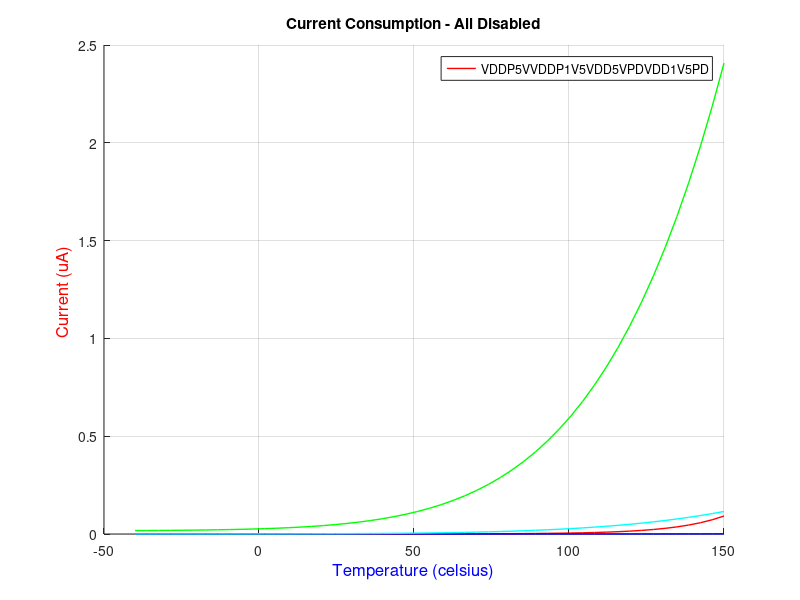
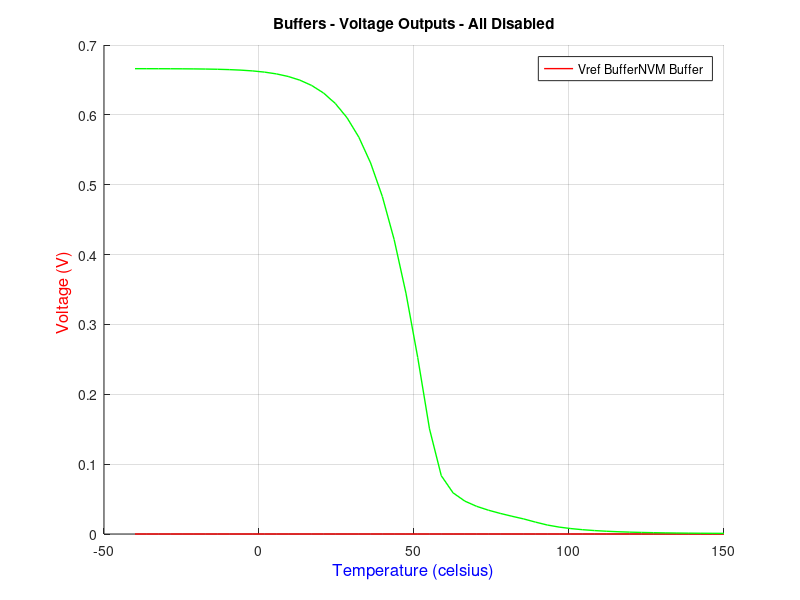
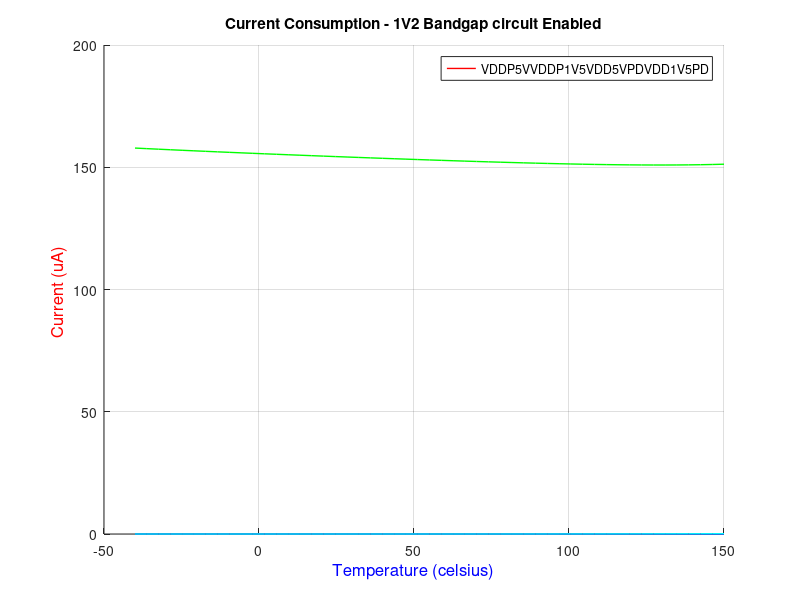
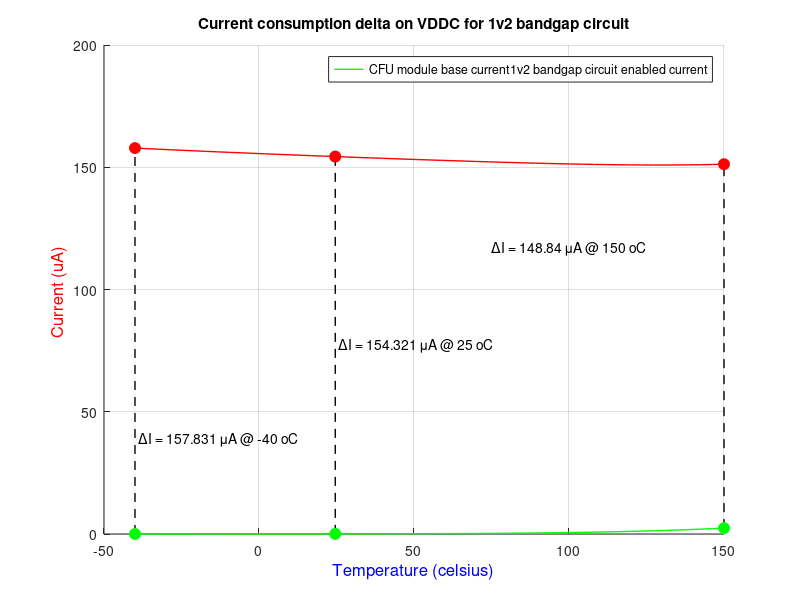

Source code (MATLAB) for these figures, in order:
% Clear the workspace and command window
clear all;
clc;

%% ALL DISABLED
% Current consumption
figure(1)
plotData1 = importdata('cfu_all_disabled.csv');
% Current Consumption
clf
hold on;
grid on
plot(plotData1.data(:,1),plotData1.data(:,2)*1e6,'r','LineWidth',1)
plot(plotData1.data(:,3),plotData1.data(:,4)*1e6,'g','LineWidth',1)
plot(plotData1.data(:,5),plotData1.data(:,6)*1e6,'b','LineWidth',1)
plot(plotData1.data(:,7),plotData1.data(:,8)*1e6,'cyan','LineWidth',1)
title('Current Consumption - All Disabled');
% Add x-axis label with custom font and color
xlabel('Temperature (celsius)', 'FontWeight', 'normal', 'FontSize', 12, 'Color', 'blue');
% Add y-axis label with custom font and color
ylabel('Current (uA) ', 'FontWeight', 'normal', 'FontSize', 12, 'Color', 'red');
%Add a table
legend(["VDDP5V" "VDDP1V5" "VDD5VPD" "VDD1V5PD"]);

% Buffers - Voltage outputs
figure(2)
plotData2 = importdata('cfu_all_disabled_voltage.csv');
% Current Consumption
clf
hold on;
grid on
plot(plotData2.data(:,1),plotData2.data(:,2),'r','LineWidth',1)
plot(plotData2.data(:,3),plotData2.data(:,4),'g','LineWidth',1)
title('Buffers - Voltage Outputs - All Disabled');
% Add x-axis label with custom font and color
xlabel('Temperature (celsius)', 'FontWeight', 'normal', 'FontSize', 12, 'Color', 'blue');
% Add y-axis label with custom font and color
ylabel('Voltage (V) ', 'FontWeight', 'normal', 'FontSize', 12, 'Color', 'red');
%Add a table
legend(["Vref Buffer" "NVM Buffer"]);

%% 1V2 Bandgap circuit Enabled
% Current consumption
figure(3)
plotData3 = importdata('cfu_1v2_enabled.csv');
% Current Consumption
clf
hold on;
grid on
plot(plotData3.data(:,1),plotData3.data(:,2)*1e6,'r','LineWidth',1)
plot(plotData3.data(:,3),plotData3.data(:,4)*1e6,'g','LineWidth',1)
plot(plotData3.data(:,5),plotData3.data(:,6)*1e6,'b','LineWidth',1)
plot(plotData3.data(:,7),plotData3.data(:,8)*1e6,'cyan','LineWidth',1)
title('Current Consumption - 1V2 Bandgap circuit Enabled');
% Add x-axis label with custom font and color
xlabel('Temperature (celsius)', 'FontWeight', 'normal', 'FontSize', 12, 'Color', 'blue');
% Add y-axis label with custom font and color
ylabel('Current (uA) ', 'FontWeight', 'normal', 'FontSize', 12, 'Color', 'red');
%Add a table
legend(["VDDP5V" "VDDP1V5" "VDD5VPD" "VDD1V5PD"]);

% Delta calculation
figure(4)
% Overall current consumption
clf
hold on;
grid on
plot(plotData1.data(:,3), plotData1.data(:,4)*1e6, 'g', 'LineWidth', 1);
plot(plotData3.data(:,3), plotData3.data(:,4)*1e6, 'r', 'LineWidth', 1);
title('Current consumption delta on VDDC for 1v2 bandgap circuit');
% Add x-axis label with custom font and color
xlabel('Temperature (celsius)', 'FontWeight', 'normal', 'FontSize', 12, 'Color', 'blue');
% Add y-axis label with custom font and color
ylabel('Current (uA) ', 'FontWeight', 'normal', 'FontSize', 12, 'Color', 'red');
legend(["All Disabled" " 1v2 Bandgap Circuit Enabled" ]);

% Calculate the difference between the two plots at x=-40
x1 = -40;
y2 = plotData1.data(find(plotData1.data(:,1) == -40), 4)*1e6;
y1 = plotData3.data(find(plotData3.data(:,1) == -40), 4)*1e6;
diff = y1 - y2;

% Plot the line between the two points with the calculated difference
plot([x1 x1], [y2 y1], 'k--', 'LineWidth', 1);
text(x1 + 1, (y1+y2)/2-40, sprintf('ΔI = %g μA @ -40 oC', diff), 'HorizontalAlignment', 'left', 'VerticalAlignment', 'middle');

% Plot circles at the start and end points
plot(x1, y1, 'ro', 'MarkerSize', 8, 'MarkerFaceColor', 'r'); % Circle at start point
plot(x1, y2, 'o', 'MarkerSize', 8, 'MarkerFaceColor', 'g', 'MarkerEdgeColor', 'g'); % Circle at end point

% Calculate the difference between the two plots at x=25
x1 = 24.6;
y2 = plotData1.data(find(plotData1.data(:,1) == 24.6), 4)*1e6;
y1 = plotData3.data(find(plotData3.data(:,1) == 24.6), 4)*1e6;
diff = y1 - y2;

% Plot the line between the two points with the calculated difference
plot([x1 x1], [y2 y1], 'k--', 'LineWidth', 1);
text(x1 + 1, (y1+y2)/2, sprintf('ΔI = %g μA @ 25 oC', diff), 'HorizontalAlignment', 'left', 'VerticalAlignment', 'middle');

% Plot circles at the start and end points
plot(x1, y1, 'ro', 'MarkerSize', 8, 'MarkerFaceColor', 'r'); % Circle at start point
plot(x1, y2, 'o', 'MarkerSize', 8, 'MarkerFaceColor', 'g', 'MarkerEdgeColor', 'g'); % Circle at end point

% Calculate the difference between the two plots at x=25
x1 = 150;
y2 = plotData1.data(find(plotData1.data(:,1) == 150), 4)*1e6;
y1 = plotData3.data(find(plotData3.data(:,1) == 150), 4)*1e6;
diff = y1 - y2;

% Plot the line between the two points with the calculated difference
plot([x1 x1], [y2 y1], 'k--', 'LineWidth', 1);
text(x1 -75, (y1+y2)/2+40, sprintf('ΔI = %g μA @ 150 oC', diff), 'HorizontalAlignment', 'left', 'VerticalAlignment', 'middle');

% Plot circles at the start and end points
plot(x1, y1, 'ro', 'MarkerSize', 8, 'MarkerFaceColor', 'r'); % Circle at start point
plot(x1, y2, 'o', 'MarkerSize', 8, 'MarkerFaceColor', 'g', 'MarkerEdgeColor', 'g'); % Circle at end point

legend('', '', '')
legend(["CFU module base current" "1v2 bandgap circuit enabled current" ]);
%% 1V2 Bandgap circuit and IBIAS Enabled
% Current consumption
figure(5)
plotData4 = importdata('cfu_1v2_ibias_enabled.csv');
% Current Consumption
clf
hold on;
grid on
plot(plotData4.data(:,1),plotData4.data(:,2)*1e6,'r','LineWidth',1)
plot(plotData4.data(:,3),plotData4.data(:,4)*1e6,'g','LineWidth',1)
plot(plotData4.data(:,5),plotData4.data(:,6)*1e6,'b','LineWidth',1)
plot(plotData4.data(:,7),plotData4.data(:,8)*1e6,'cyan','LineWidth',1)
title('Current Consumption - 1V2 Bandgap circuit and IBIAS Enabled ');
% Add x-axis label with custom font and color
xlabel('Temperature (celsius)', 'FontWeight', 'normal', 'FontSize', 12, 'Color', 'blue');
% Add y-axis label with custom font and color
ylabel('Current (uA) ', 'FontWeight', 'normal', 'FontSize', 12, 'Color', 'red');
%Add a table
legend(["VDDP5V" "VDDP1V5" "VDD5VPD" "VDD1V5PD"]);

% Delta calculation
figure(6)
% Overall current consumption
clf
hold on;
grid on
plot(plotData3.data(:,3), plotData3.data(:,4)*1e6, 'g', 'LineWidth', 1);
plot(plotData4.data(:,3), plotData4.data(:,4)*1e6, 'r', 'LineWidth', 1);
title('Current consumption delta on VDDC for IBIAS circuit');
% Add x-axis label with custom font and color
xlabel('Temperature (celsius)', 'FontWeight', 'normal', 'FontSize', 12, 'Color', 'blue');
% Add y-axis label with custom font and color
ylabel('Current (uA) ', 'FontWeight', 'normal', 'FontSize', 12, 'Color', 'red');
legend(["1v2 Bandgap Circuit Enabled" "1v2 Bandgap Circuit and IBIAS Enabled" ]);

% Calculate the difference between the two plots at x=-40
x1 = -40;
y2 = plotData3.data(find(plotData3.data(:,1) == -40), 4)*1e6;
y1 = plotData4.data(find(plotData4.data(:,1) == -40), 4)*1e6;
diff = y1 - y2;

% Plot the line between the two points with the calculated difference
plot([x1 x1], [y2 y1], 'k--', 'LineWidth', 1);
text(x1 + 1, (y1+y2)/2-40, sprintf('ΔI = %g μA @ -40 oC', diff), 'HorizontalAlignment', 'left', 'VerticalAlignment', 'middle');

% Plot circles at the start and end points
plot(x1, y1, 'ro', 'MarkerSize', 8, 'MarkerFaceColor', 'r'); % Circle at start point
plot(x1, y2, 'o', 'MarkerSize', 8, 'MarkerFaceColor', 'g', 'MarkerEdgeColor', 'g'); % Circle at end point

% Calculate the difference between the two plots at x=25
x1 = 24.6;
y2 = plotData3.data(find(plotData3.data(:,1) == 24.6), 4)*1e6;
y1 = plotData4.data(find(plotData4.data(:,1) == 24.6), 4)*1e6;
diff = y1 - y2;

% Plot the line between the two points with the calculated difference
plot([x1 x1], [y2 y1], 'k--', 'LineWidth', 1);
text(x1 + 1, (y1+y2)/2, sprintf('ΔI = %g μA @ 25 oC', diff), 'HorizontalAlignment', 'left', 'VerticalAlignment', 'middle');

% Plot circles at the start and end points
plot(x1, y1, 'ro', 'MarkerSize', 8, 'MarkerFaceColor', 'r'); % Circle at start point
plot(x1, y2, 'o', 'MarkerSize', 8, 'MarkerFaceColor', 'g', 'MarkerEdgeColor', 'g'); % Circle at end point

% Calculate the difference between the two plots at x=25
x1 = 150;
y2 = plotData3.data(find(plotData3.data(:,1) == 150), 4)*1e6;
y1 = plotData4.data(find(plotData4.data(:,1) == 150), 4)*1e6;
diff = y1 - y2;

% Plot the line between the two points with the calculated difference
plot([x1 x1], [y2 y1], 'k--', 'LineWidth', 1);
text(x1 - 75, (y1+y2)/2+40, sprintf('ΔI = %g μA @ 150 oC', diff), 'HorizontalAlignment', 'left', 'VerticalAlignment', 'middle');

% Plot circles at the start and end points
plot(x1, y1, 'ro', 'MarkerSize', 8, 'MarkerFaceColor', 'r'); % Circle at start point
plot(x1, y2, 'o', 'MarkerSize', 8, 'MarkerFaceColor', 'g', 'MarkerEdgeColor', 'g'); % Circle at end point

legend('', '', '')
legend(["1v2 bandgap circuit enabled current" "1v2 bandgap circuit and IBIAS enabled current" ]);
%% 1V2 Bandgap circuit, IBIAS and VREF Buffer Enabled
% Current consumption
figure(7)
plotData5 = importdata('cfu_1v2_ibias_vref_enabled.csv');
% Current Consumption
clf
hold on;
grid on
plot(plotData5.data(:,1),plotData5.data(:,2)*1e6,'r','LineWidth',1)
plot(plotData5.data(:,3),plotData5.data(:,4)*1e6,'g','LineWidth',1)
plot(plotData5.data(:,5),plotData5.data(:,6)*1e6,'b','LineWidth',1)
plot(plotData5.data(:,7),plotData5.data(:,8)*1e6,'cyan','LineWidth',1)
title('Current Consumption - 1V2 Bandgap circuit, IBIAS and Vref Buffer Enabled ');
% Add x-axis label with custom font and color
xlabel('Temperature (celsius)', 'FontWeight', 'normal', 'FontSize', 12, 'Color', 'blue');
% Add y-axis label with custom font and color
ylabel('Current (uA) ', 'FontWeight', 'normal', 'FontSize', 12, 'Color', 'red');
%Add a table
legend(["VDDP5V" "VDDP1V5" "VDD5VPD" "VDD1V5PD"]);

% Delta calculation
figure(8)
% Overall current consumption
clf
hold on;
grid on
plot(plotData4.data(:,3), plotData4.data(:,4)*1e6, 'g', 'LineWidth', 1);
plot(plotData5.data(:,3), plotData5.data(:,4)*1e6, 'r', 'LineWidth', 1);
title('Current consumption delta on VDDC for VREF buffer');
% Add x-axis label with custom font and color
xlabel('Temperature (celsius)', 'FontWeight', 'normal', 'FontSize', 12, 'Color', 'blue');
% Add y-axis label with custom font and color
ylabel('Current (uA) ', 'FontWeight', 'normal', 'FontSize', 12, 'Color', 'red');
legend(["1v2 Bandgap Circuit and IBIAS Enabled" "1v2 Bandgap Circuit, IBIAS and VREF Enabled " ]);

% Calculate the difference between the two plots at x=-40
x1 = -40;
y2 = plotData4.data(find(plotData4.data(:,1) == -40), 4)*1e6;
y1 = plotData5.data(find(plotData5.data(:,1) == -40), 4)*1e6;
diff = y1 - y2;

% Plot the line between the two points with the calculated difference
plot([x1 x1], [y2 y1], 'k--', 'LineWidth', 1);
text(x1 + 1, (y1+y2)/2, sprintf('ΔI = %g μA @ -40 oC', diff), 'HorizontalAlignment', 'left', 'VerticalAlignment', 'middle');

% Plot circles at the start and end points
plot(x1, y1, 'ro', 'MarkerSize', 8, 'MarkerFaceColor', 'r'); % Circle at start point
plot(x1, y2, 'o', 'MarkerSize', 8, 'MarkerFaceColor', 'g', 'MarkerEdgeColor', 'g'); % Circle at end point

% Calculate the difference between the two plots at x=-40
x1 = 24.6;
y2 = plotData4.data(find(plotData4.data(:,1) == 24.6), 4)*1e6;
y1 = plotData5.data(find(plotData5.data(:,1) == 24.6), 4)*1e6;
diff = y1 - y2;

% Plot the line between the two points with the calculated difference
plot([x1 x1], [y2 y1], 'k--', 'LineWidth', 1);
text(x1 + 1, (y1+y2)/2, sprintf('ΔI = %g μA @ 25 oC', diff), 'HorizontalAlignment', 'left', 'VerticalAlignment', 'middle');

% Plot circles at the start and end points
plot(x1, y1, 'ro', 'MarkerSize', 8, 'MarkerFaceColor', 'r'); % Circle at start point
plot(x1, y2, 'o', 'MarkerSize', 8, 'MarkerFaceColor', 'g', 'MarkerEdgeColor', 'g'); % Circle at end point

% Calculate the difference between the two plots at x=-40
x1 = 150;
y2 = plotData4.data(find(plotData4.data(:,1) == 150), 4)*1e6;
y1 = plotData5.data(find(plotData5.data(:,1) == 150), 4)*1e6;
diff = y1 - y2;

% Plot the line between the two points with the calculated difference
plot([x1 x1], [y2 y1], 'k--', 'LineWidth', 1);
text(x1 -75, (y1+y2)/2, sprintf('ΔI = %g μA @ 150 oC', diff), 'HorizontalAlignment', 'left', 'VerticalAlignment', 'middle');

% Plot circles at the start and end points
plot(x1, y1, 'ro', 'MarkerSize', 8, 'MarkerFaceColor', 'r'); % Circle at start point
plot(x1, y2, 'o', 'MarkerSize', 8, 'MarkerFaceColor', 'g', 'MarkerEdgeColor', 'g'); % Circle at end point

legend('', '', '')
legend(["1v2 bandgap circuit and IBIAS enabled" "1v2 Bandgap circuit, IBIAS and VREF enabled " ]);

% Delta calculation
figure(9)
% Overall current consumption
clf
hold on;
grid on
plot(plotData4.data(:,1), plotData4.data(:,2)*1e6, 'g', 'LineWidth', 1);
plot(plotData5.data(:,1), plotData5.data(:,2)*1e6, 'r', 'LineWidth', 1);
title('Current consumption delta on VDDP for VREF buffer');
% Add x-axis label with custom font and color
xlabel('Temperature (celsius)', 'FontWeight', 'normal', 'FontSize', 12, 'Color', 'blue');
% Add y-axis label with custom font and color
ylabel('Current (uA) ', 'FontWeight', 'normal', 'FontSize', 12, 'Color', 'red');
legend(["1v2 Bandgap Circuit and IBIAS Enabled" "1v2 Bandgap Circuit, IBIAS and VREF buffer Enabled " ]);

% Calculate the difference between the two plots at x=-40
x1 = -40;
y2 = plotData4.data(find(plotData4.data(:,1) == -40), 2)*1e6;
y1 = plotData5.data(find(plotData5.data(:,1) == -40), 2)*1e6;
diff = y1 - y2;

% Plot the line between the two points with the calculated difference
plot([x1 x1], [y2 y1], 'k--', 'LineWidth', 1);
text(x1 + 1, (y1+y2)/2-25, sprintf('ΔI = %g μA @ -40 oC', diff), 'HorizontalAlignment', 'left', 'VerticalAlignment', 'middle');

% Plot circles at the start and end points
plot(x1, y1, 'ro', 'MarkerSize', 8, 'MarkerFaceColor', 'r'); % Circle at start point
plot(x1, y2, 'o', 'MarkerSize', 8, 'MarkerFaceColor', 'g', 'MarkerEdgeColor', 'g'); % Circle at end point

% Calculate the difference between the two plots at x=25
x1 = 24.6;
y2 = plotData4.data(find(plotData4.data(:,1) == 24.6), 2)*1e6;
y1 = plotData5.data(find(plotData5.data(:,1) == 24.6), 2)*1e6;
diff = y1 - y2;

% Plot the line between the two points with the calculated difference
plot([x1 x1], [y2 y1], 'k--', 'LineWidth', 1);
text(x1 + 1, (y1+y2)/2, sprintf('ΔI = %g μA @ 25 oC', diff), 'HorizontalAlignment', 'left', 'VerticalAlignment', 'middle');

% Plot circles at the start and end points
plot(x1, y1, 'ro', 'MarkerSize', 8, 'MarkerFaceColor', 'r'); % Circle at start point
plot(x1, y2, 'o', 'MarkerSize', 8, 'MarkerFaceColor', 'g', 'MarkerEdgeColor', 'g'); % Circle at end point

% Calculate the difference between the two plots at x=25
x1 = 150;
y2 = plotData4.data(find(plotData4.data(:,1) == 150), 2)*1e6;
y1 = plotData5.data(find(plotData5.data(:,1) == 150), 2)*1e6;
diff = y1 - y2;

% Plot the line between the two points with the calculated difference
plot([x1 x1], [y2 y1], 'k--', 'LineWidth', 1);
text(x1 - 75, (y1+y2)/2+25, sprintf('ΔI = %g μA @ 150 oC', diff), 'HorizontalAlignment', 'left', 'VerticalAlignment', 'middle');

% Plot circles at the start and end points
plot(x1, y1, 'ro', 'MarkerSize', 8, 'MarkerFaceColor', 'r'); % Circle at start point
plot(x1, y2, 'o', 'MarkerSize', 8, 'MarkerFaceColor', 'g', 'MarkerEdgeColor', 'g'); % Circle at end point
legend('', '', '')
legend(["1v2 bandgap circuit and IBIAS enabled" "1v2 Bandgap circuit, IBIAS and VREF buffer enabled " ]);


% Buffers - Voltage outputs
figure(10)
plotData6 = importdata('cfu_varef_voltage.csv');
% Current Consumption
clf
hold on;
grid on
plot(plotData6.data(:,1),plotData6.data(:,2),'g','LineWidth',1)
plot(plotData6.data(:,3),plotData6.data(:,4),'r','LineWidth',1)
title('Buffers - Voltage Outputs - Vref Buffer Enabled');
% Add x-axis label with custom font and color
xlabel('Temperature (celsius)', 'FontWeight', 'normal', 'FontSize', 12, 'Color', 'blue');
% Add y-axis label with custom font and color
ylabel('Voltage (V) ', 'FontWeight', 'normal', 'FontSize', 12, 'Color', 'red');
%Add a table
legend(["Vref Buffer" "NVM Buffer"]);

%% 1V2 Bandgap circuit, IBIAS and NVM Buffer Enabled
% Current consumption
figure(11)
plotData7 = importdata('cfu_1v2_ibias_nvm_enabled.csv');
% Current Consumption
clf
hold on;
grid on
plot(plotData7.data(:,1),plotData7.data(:,2)*1e6,'r','LineWidth',1)
plot(plotData7.data(:,3),plotData7.data(:,4)*1e6,'g','LineWidth',1)
plot(plotData7.data(:,5),plotData7.data(:,6)*1e6,'b','LineWidth',1)
plot(plotData7.data(:,7),plotData7.data(:,8)*1e6,'cyan','LineWidth',1)
title('Current Consumption - 1V2 Bandgap circuit, IBIAS and NVM Buffer Enabled ');
% Add x-axis label with custom font and color
xlabel('Temperature (celsius)', 'FontWeight', 'normal', 'FontSize', 12, 'Color', 'blue');
% Add y-axis label with custom font and color
ylabel('Current (uA) ', 'FontWeight', 'normal', 'FontSize', 12, 'Color', 'red');
%Add a table
legend(["VDDP5V" "VDDP1V5" "VDD5VPD" "VDD1V5PD"]);

% Delta calculation
figure(12)
% Overall current consumption
clf
hold on;
grid on
plot(plotData4.data(:,3), plotData4.data(:,4)*1e6, 'g', 'LineWidth', 1);
plot(plotData7.data(:,3), plotData7.data(:,4)*1e6, 'r', 'LineWidth', 1);
title('Current consumption delta on VDDC for NVM buffer');
% Add x-axis label with custom font and color
xlabel('Temperature (celsius)', 'FontWeight', 'normal', 'FontSize', 12, 'Color', 'blue');
% Add y-axis label with custom font and color
ylabel('Current (uA) ', 'FontWeight', 'normal', 'FontSize', 12, 'Color', 'red');
legend(["1v2 Bandgap Circuit and IBIAS Enabled" "1v2 Bandgap Circuit, IBIAS and NVM Enabled " ]);

% Calculate the difference between the two plots at x=-40
x1 = -40;
y2 = plotData4.data(find(plotData4.data(:,1) == -40), 4)*1e6;
y1 = plotData7.data(find(plotData7.data(:,1) == -40), 4)*1e6;
diff = y1 - y2;

% Plot the line between the two points with the calculated difference
plot([x1 x1], [y2 y1], 'k--', 'LineWidth', 1);
text(x1 + 1, (y1+y2)/2-10, sprintf('ΔI = %g μA @ -40 oC', diff), 'HorizontalAlignment', 'left', 'VerticalAlignment', 'middle');

% Plot circles at the start and end points
plot(x1, y1, 'ro', 'MarkerSize', 8, 'MarkerFaceColor', 'r'); % Circle at start point
plot(x1, y2, 'o', 'MarkerSize', 8, 'MarkerFaceColor', 'g', 'MarkerEdgeColor', 'g'); % Circle at end point

% Calculate the difference between the two plots at x=25
x1 = 24.6;
y2 = plotData4.data(find(plotData4.data(:,1) == 24.6), 4)*1e6;
y1 = plotData7.data(find(plotData7.data(:,1) == 24.6), 4)*1e6;
diff = y1 - y2;

% Plot the line between the two points with the calculated difference
plot([x1 x1], [y2 y1], 'k--', 'LineWidth', 1);
text(x1 + 1, (y1+y2)/2, sprintf('ΔI = %g μA @ 25 oC', diff), 'HorizontalAlignment', 'left', 'VerticalAlignment', 'middle');

% Plot circles at the start and end points
plot(x1, y1, 'ro', 'MarkerSize', 8, 'MarkerFaceColor', 'r'); % Circle at start point
plot(x1, y2, 'o', 'MarkerSize', 8, 'MarkerFaceColor', 'g', 'MarkerEdgeColor', 'g'); % Circle at end point


% Calculate the difference between the two plots at x=150
x1 = 150;
y2 = plotData4.data(find(plotData4.data(:,1) == 150), 4)*1e6;
y1 = plotData7.data(find(plotData7.data(:,1) == 150), 4)*1e6;
diff = y1 - y2;

% Plot the line between the two points with the calculated difference
plot([x1 x1], [y2 y1], 'k--', 'LineWidth', 1);
text(x1 -75, (y1+y2)/2+10, sprintf('ΔI = %g μA @ 150 oC', diff), 'HorizontalAlignment', 'left', 'VerticalAlignment', 'middle');

% Plot circles at the start and end points
plot(x1, y1, 'ro', 'MarkerSize', 8, 'MarkerFaceColor', 'r'); % Circle at start point
plot(x1, y2, 'o', 'MarkerSize', 8, 'MarkerFaceColor', 'g', 'MarkerEdgeColor', 'g'); % Circle at end point

legend('', '', '')
legend(["1v2 bandgap circuit and IBIAS enabled" "1v2 Bandgap circuit, IBIAS and NVM buffer enabled " ]);

% Delta calculation
figure(13)
% Overall current consumption
clf
hold on;
grid on
plot(plotData4.data(:,1), plotData4.data(:,2)*1e6, 'g', 'LineWidth', 1);
plot(plotData7.data(:,1), plotData7.data(:,2)*1e6, 'r', 'LineWidth', 1);
title('Current consumption delta on VDDP for NVM Buffer');
% Add x-axis label with custom font and color
xlabel('Temperature (celsius)', 'FontWeight', 'normal', 'FontSize', 12, 'Color', 'blue');
% Add y-axis label with custom font and color
ylabel('Current (uA) ', 'FontWeight', 'normal', 'FontSize', 12, 'Color', 'red');
legend(["1v2 Bandgap Circuit and IBIAS Enabled" "1v2 Bandgap Circuit, IBIAS and NVM Enabled " ]);

% Calculate the difference between the two plots at x=-40
x1 = -40;
y2 = plotData4.data(find(plotData4.data(:,1) == -40), 2)*1e6;
y1 = plotData7.data(find(plotData7.data(:,1) == -40), 2)*1e6;
diff = y1 - y2;

% Plot the line between the two points with the calculated difference
plot([x1 x1], [y2 y1], 'k--', 'LineWidth', 1);
text(x1 + 1, (y1+y2)/2-10, sprintf('ΔI = %g μA @ -40 oC', diff), 'HorizontalAlignment', 'left', 'VerticalAlignment', 'middle');

% Plot circles at the start and end points
plot(x1, y1, 'ro', 'MarkerSize', 8, 'MarkerFaceColor', 'r'); % Circle at start point
plot(x1, y2, 'o', 'MarkerSize', 8, 'MarkerFaceColor', 'g', 'MarkerEdgeColor', 'g'); % Circle at end point

% Calculate the difference between the two plots at x=-40
x1 = 24.6;
y2 = plotData4.data(find(plotData4.data(:,1) == 24.6), 2)*1e6;
y1 = plotData7.data(find(plotData7.data(:,1) == 24.6), 2)*1e6;
diff = y1 - y2;

% Plot the line between the two points with the calculated difference
plot([x1 x1], [y2 y1], 'k--', 'LineWidth', 1);
text(x1 + 1, (y1+y2)/2, sprintf('ΔI = %g μA @ 25 oC', diff), 'HorizontalAlignment', 'left', 'VerticalAlignment', 'middle');

% Plot circles at the start and end points
plot(x1, y1, 'ro', 'MarkerSize', 8, 'MarkerFaceColor', 'r'); % Circle at start point
plot(x1, y2, 'o', 'MarkerSize', 8, 'MarkerFaceColor', 'g', 'MarkerEdgeColor', 'g'); % Circle at end point

% Calculate the difference between the two plots at x=150
x1 = 150;
y2 = plotData4.data(find(plotData4.data(:,1) == 150), 2)*1e6;
y1 = plotData7.data(find(plotData7.data(:,1) == 150), 2)*1e6;
diff = y1 - y2;

% Plot the line between the two points with the calculated difference
plot([x1 x1], [y2 y1], 'k--', 'LineWidth', 1);
text(x1 - 75, (y1+y2)/2+10, sprintf('ΔI = %g μA @ 150 oC', diff), 'HorizontalAlignment', 'left', 'VerticalAlignment', 'middle');

% Plot circles at the start and end points
plot(x1, y1, 'ro', 'MarkerSize', 8, 'MarkerFaceColor', 'r'); % Circle at start point
plot(x1, y2, 'o', 'MarkerSize', 8, 'MarkerFaceColor', 'g', 'MarkerEdgeColor', 'g'); % Circle at end point

legend('', '', '')
legend(["1v2 bandgap circuit and IBIAS enabled" "1v2 Bandgap circuit, IBIAS and NVM buffer enabled " ]);
% Buffers - Voltage outputs
figure(14)
plotData8 = importdata('cfu_nvm_voltage.csv');
% Current Consumption
clf
hold on;
grid on
plot(plotData8.data(:,1),plotData8.data(:,2),'g','LineWidth',1)
plot(plotData8.data(:,3),plotData8.data(:,4),'r','LineWidth',1)
title('Buffers - Voltage Outputs - NVM Buffer Enabled');
% Add x-axis label with custom font and color
xlabel('Temperature (celsius)', 'FontWeight', 'normal', 'FontSize', 12, 'Color', 'blue');
% Add y-axis label with custom font and color
ylabel('Voltage (V) ', 'FontWeight', 'normal', 'FontSize', 12, 'Color', 'red');
%Add a table
legend(["Vref Buffer" "NVM Buffer"]);